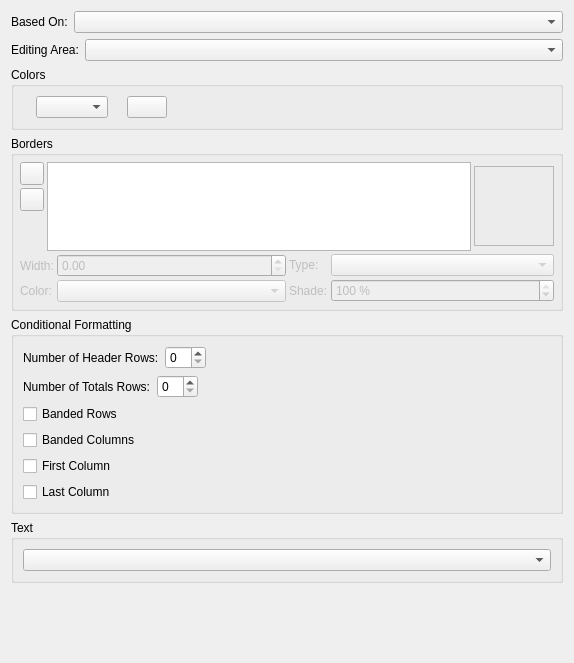
<?xml version="1.0" encoding="UTF-8"?>
<ui version="4.0">
 <class>SMTableStyleWidget</class>
 <widget class="QWidget" name="SMTableStyleWidget">
  <property name="geometry">
   <rect>
    <x>0</x>
    <y>0</y>
    <width>574</width>
    <height>663</height>
   </rect>
  </property>
  <layout class="QVBoxLayout" name="verticalLayout_3">
   <item>
    <layout class="QHBoxLayout" name="horizontalLayout_2">
     <item>
      <widget class="QLabel" name="parentLabel">
       <property name="text">
        <string>Based On:</string>
       </property>
      </widget>
     </item>
     <item>
      <widget class="QComboBox" name="parentCombo">
       <property name="sizePolicy">
        <sizepolicy hsizetype="Expanding" vsizetype="Fixed">
         <horstretch>0</horstretch>
         <verstretch>0</verstretch>
        </sizepolicy>
       </property>
      </widget>
     </item>
    </layout>
   </item>
   <item>
    <layout class="QHBoxLayout" name="horizontalLayout_5">
     <item>
      <widget class="QLabel" name="editingAreaLabel">
       <property name="text">
        <string>Editing Area:</string>
       </property>
      </widget>
     </item>
     <item>
      <widget class="QComboBox" name="conditionalAreaComboBox">
       <property name="sizePolicy">
        <sizepolicy hsizetype="Expanding" vsizetype="Fixed">
         <horstretch>0</horstretch>
         <verstretch>0</verstretch>
        </sizepolicy>
       </property>
      </widget>
     </item>
    </layout>
   </item>
   <item>
    <widget class="QGroupBox" name="smColorGroup">
     <property name="title">
      <string>Colors</string>
     </property>
     <layout class="QVBoxLayout" name="verticalLayout">
      <item>
       <layout class="QHBoxLayout" name="horizontalLayout">
        <item>
         <widget class="QLabel" name="fillColorIcon">
          <property name="maximumSize">
           <size>
            <width>22</width>
            <height>22</height>
           </size>
          </property>
          <property name="text">
           <string/>
          </property>
          <property name="buddy">
           <cstring>fillColor</cstring>
          </property>
         </widget>
        </item>
        <item>
         <widget class="SMColorCombo" name="fillColor">
          <property name="toolTip">
           <string>Fill Color</string>
          </property>
         </widget>
        </item>
        <item>
         <widget class="QLabel" name="fillShadeLabel">
          <property name="text">
           <string/>
          </property>
         </widget>
        </item>
        <item>
         <widget class="SMShadeButton" name="fillShade">
          <property name="toolTip">
           <string>Fill Shade</string>
          </property>
          <property name="text">
           <string/>
          </property>
         </widget>
        </item>
        <item>
         <spacer>
          <property name="orientation">
           <enum>Qt::Orientation::Horizontal</enum>
          </property>
          <property name="sizeHint" stdset="0">
           <size>
            <width>40</width>
            <height>20</height>
           </size>
          </property>
         </spacer>
        </item>
       </layout>
      </item>
     </layout>
    </widget>
   </item>
   <item>
    <widget class="QGroupBox" name="bordersLayout">
     <property name="title">
      <string>Borders</string>
     </property>
     <layout class="QVBoxLayout" name="verticalLayout_2">
      <property name="spacing">
       <number>3</number>
      </property>
      <property name="leftMargin">
       <number>6</number>
      </property>
      <property name="topMargin">
       <number>6</number>
      </property>
      <property name="rightMargin">
       <number>6</number>
      </property>
      <property name="bottomMargin">
       <number>6</number>
      </property>
      <item>
       <layout class="QHBoxLayout" name="bordesLayout1">
        <property name="spacing">
         <number>3</number>
        </property>
        <item>
         <layout class="QVBoxLayout" name="bordersLayout1_1">
          <property name="spacing">
           <number>3</number>
          </property>
          <item>
           <widget class="QToolButton" name="addBorderLineButton">
            <property name="enabled">
             <bool>true</bool>
            </property>
            <property name="sizePolicy">
             <sizepolicy hsizetype="Fixed" vsizetype="Fixed">
              <horstretch>0</horstretch>
              <verstretch>0</verstretch>
             </sizepolicy>
            </property>
           </widget>
          </item>
          <item>
           <widget class="QToolButton" name="removeBorderLineButton">
            <property name="enabled">
             <bool>true</bool>
            </property>
            <property name="sizePolicy">
             <sizepolicy hsizetype="Fixed" vsizetype="Fixed">
              <horstretch>0</horstretch>
              <verstretch>0</verstretch>
             </sizepolicy>
            </property>
           </widget>
          </item>
          <item>
           <spacer name="buttonSpacer">
            <property name="orientation">
             <enum>Qt::Orientation::Vertical</enum>
            </property>
            <property name="sizeType">
             <enum>QSizePolicy::Policy::Minimum</enum>
            </property>
            <property name="sizeHint" stdset="0">
             <size>
              <width>20</width>
              <height>40</height>
             </size>
            </property>
           </spacer>
          </item>
         </layout>
        </item>
        <item>
         <widget class="QListWidget" name="borderLineList">
          <property name="enabled">
           <bool>true</bool>
          </property>
          <property name="sizePolicy">
           <sizepolicy hsizetype="Preferred" vsizetype="Minimum">
            <horstretch>0</horstretch>
            <verstretch>0</verstretch>
           </sizepolicy>
          </property>
          <property name="minimumSize">
           <size>
            <width>0</width>
            <height>50</height>
           </size>
          </property>
         </widget>
        </item>
        <item>
         <widget class="TableSideSelector" name="sideSelector">
          <property name="sizePolicy">
           <sizepolicy hsizetype="Fixed" vsizetype="Fixed">
            <horstretch>0</horstretch>
            <verstretch>0</verstretch>
           </sizepolicy>
          </property>
          <property name="minimumSize">
           <size>
            <width>80</width>
            <height>80</height>
           </size>
          </property>
          <property name="frameShape">
           <enum>QFrame::Shape::StyledPanel</enum>
          </property>
          <property name="frameShadow">
           <enum>QFrame::Shadow::Sunken</enum>
          </property>
         </widget>
        </item>
       </layout>
      </item>
      <item>
       <layout class="QHBoxLayout" name="bordersLayout2" stretch="0,0">
        <property name="spacing">
         <number>3</number>
        </property>
        <item>
         <layout class="QFormLayout" name="bordersLayout2_1">
          <property name="fieldGrowthPolicy">
           <enum>QFormLayout::FieldGrowthPolicy::ExpandingFieldsGrow</enum>
          </property>
          <property name="horizontalSpacing">
           <number>3</number>
          </property>
          <property name="verticalSpacing">
           <number>3</number>
          </property>
          <item row="0" column="0">
           <widget class="QLabel" name="borderLineWidthLabel">
            <property name="enabled">
             <bool>false</bool>
            </property>
            <property name="text">
             <string>Width:</string>
            </property>
            <property name="buddy">
             <cstring>borderLineWidth</cstring>
            </property>
           </widget>
          </item>
          <item row="1" column="0">
           <widget class="QLabel" name="borderLineColorLabel">
            <property name="enabled">
             <bool>false</bool>
            </property>
            <property name="text">
             <string>Color:</string>
            </property>
            <property name="buddy">
             <cstring>borderLineColor</cstring>
            </property>
           </widget>
          </item>
          <item row="1" column="1">
           <widget class="ColorCombo" name="borderLineColor">
            <property name="enabled">
             <bool>false</bool>
            </property>
            <property name="sizePolicy">
             <sizepolicy hsizetype="MinimumExpanding" vsizetype="Fixed">
              <horstretch>0</horstretch>
              <verstretch>0</verstretch>
             </sizepolicy>
            </property>
            <property name="minimumSize">
             <size>
              <width>100</width>
              <height>0</height>
             </size>
            </property>
           </widget>
          </item>
          <item row="0" column="1">
           <widget class="ScrSpinBox" name="borderLineWidth">
            <property name="enabled">
             <bool>false</bool>
            </property>
            <property name="sizePolicy">
             <sizepolicy hsizetype="MinimumExpanding" vsizetype="Fixed">
              <horstretch>0</horstretch>
              <verstretch>0</verstretch>
             </sizepolicy>
            </property>
            <property name="minimumSize">
             <size>
              <width>100</width>
              <height>0</height>
             </size>
            </property>
           </widget>
          </item>
         </layout>
        </item>
        <item>
         <layout class="QFormLayout" name="bordersLayout2_2">
          <property name="horizontalSpacing">
           <number>3</number>
          </property>
          <property name="verticalSpacing">
           <number>3</number>
          </property>
          <item row="0" column="0">
           <widget class="QLabel" name="borderLineStyleLabel">
            <property name="enabled">
             <bool>false</bool>
            </property>
            <property name="text">
             <string>Type:</string>
            </property>
            <property name="buddy">
             <cstring>borderLineStyle</cstring>
            </property>
           </widget>
          </item>
          <item row="0" column="1">
           <widget class="LineCombo" name="borderLineStyle">
            <property name="enabled">
             <bool>false</bool>
            </property>
            <property name="sizePolicy">
             <sizepolicy hsizetype="MinimumExpanding" vsizetype="Fixed">
              <horstretch>0</horstretch>
              <verstretch>0</verstretch>
             </sizepolicy>
            </property>
            <property name="minimumSize">
             <size>
              <width>100</width>
              <height>0</height>
             </size>
            </property>
           </widget>
          </item>
          <item row="1" column="0">
           <widget class="QLabel" name="borderLineShadeLabel">
            <property name="enabled">
             <bool>false</bool>
            </property>
            <property name="text">
             <string>Shade:</string>
            </property>
            <property name="buddy">
             <cstring>borderLineShade</cstring>
            </property>
           </widget>
          </item>
          <item row="1" column="1">
           <widget class="ScrSpinBox" name="borderLineShade">
            <property name="enabled">
             <bool>false</bool>
            </property>
            <property name="sizePolicy">
             <sizepolicy hsizetype="MinimumExpanding" vsizetype="Fixed">
              <horstretch>0</horstretch>
              <verstretch>0</verstretch>
             </sizepolicy>
            </property>
            <property name="minimumSize">
             <size>
              <width>100</width>
              <height>0</height>
             </size>
            </property>
            <property name="suffix">
             <string> %</string>
            </property>
            <property name="decimals">
             <number>0</number>
            </property>
            <property name="maximum">
             <double>100.000000000000000</double>
            </property>
            <property name="value">
             <double>100.000000000000000</double>
            </property>
           </widget>
          </item>
         </layout>
        </item>
       </layout>
      </item>
     </layout>
    </widget>
   </item>
   <item>
    <widget class="QGroupBox" name="conditionalFormattingGroupBox">
     <property name="title">
      <string>Conditional Formatting</string>
     </property>
     <layout class="QVBoxLayout" name="verticalLayout_4">
      <item>
       <layout class="QHBoxLayout" name="horizontalLayout_4">
        <item>
         <widget class="QLabel" name="label">
          <property name="text">
           <string>Number of Header Rows:</string>
          </property>
         </widget>
        </item>
        <item>
         <widget class="QSpinBox" name="headerRowsSpinBox">
          <property name="maximum">
           <number>10</number>
          </property>
         </widget>
        </item>
        <item>
         <spacer name="horizontalSpacer">
          <property name="orientation">
           <enum>Qt::Orientation::Horizontal</enum>
          </property>
          <property name="sizeHint" stdset="0">
           <size>
            <width>40</width>
            <height>20</height>
           </size>
          </property>
         </spacer>
        </item>
       </layout>
      </item>
      <item>
       <layout class="QHBoxLayout" name="horizontalLayout_3">
        <item>
         <widget class="QLabel" name="label_2">
          <property name="text">
           <string>Number of Totals Rows:</string>
          </property>
         </widget>
        </item>
        <item>
         <widget class="QSpinBox" name="totalRowsSpinBox">
          <property name="maximum">
           <number>10</number>
          </property>
         </widget>
        </item>
        <item>
         <spacer name="horizontalSpacer_2">
          <property name="orientation">
           <enum>Qt::Orientation::Horizontal</enum>
          </property>
          <property name="sizeHint" stdset="0">
           <size>
            <width>40</width>
            <height>20</height>
           </size>
          </property>
         </spacer>
        </item>
       </layout>
      </item>
      <item>
       <widget class="QCheckBox" name="bandedRowsCheckBox">
        <property name="text">
         <string>Banded Rows</string>
        </property>
       </widget>
      </item>
      <item>
       <widget class="QCheckBox" name="bandedColumnsCheckBox">
        <property name="text">
         <string>Banded Columns</string>
        </property>
       </widget>
      </item>
      <item>
       <widget class="QCheckBox" name="firstColumnCheckBox">
        <property name="text">
         <string>First Column</string>
        </property>
       </widget>
      </item>
      <item>
       <widget class="QCheckBox" name="lastColumnCheckBox">
        <property name="text">
         <string>Last Column</string>
        </property>
       </widget>
      </item>
     </layout>
    </widget>
   </item>
   <item>
    <widget class="QGroupBox" name="groupBox">
     <property name="title">
      <string>Text</string>
     </property>
     <layout class="QVBoxLayout" name="verticalLayout_5">
      <item>
       <widget class="ParaStyleComboBox" name="paragraphStyleComboBox">
        <property name="sizePolicy">
         <sizepolicy hsizetype="MinimumExpanding" vsizetype="Fixed">
          <horstretch>0</horstretch>
          <verstretch>0</verstretch>
         </sizepolicy>
        </property>
        <property name="toolTip">
         <string>Paragraph style of currently selected text or paragraph</string>
        </property>
       </widget>
      </item>
     </layout>
    </widget>
   </item>
   <item>
    <spacer>
     <property name="orientation">
      <enum>Qt::Orientation::Vertical</enum>
     </property>
     <property name="sizeType">
      <enum>QSizePolicy::Policy::MinimumExpanding</enum>
     </property>
     <property name="sizeHint" stdset="0">
      <size>
       <width>20</width>
       <height>0</height>
      </size>
     </property>
    </spacer>
   </item>
  </layout>
 </widget>
 <customwidgets>
  <customwidget>
   <class>ScrSpinBox</class>
   <extends>QDoubleSpinBox</extends>
   <header>ui/scrspinbox.h</header>
  </customwidget>
  <customwidget>
   <class>LineCombo</class>
   <extends>QComboBox</extends>
   <header>ui/linecombo.h</header>
  </customwidget>
  <customwidget>
   <class>TableSideSelector</class>
   <extends>QFrame</extends>
   <header>ui/tablesideselector.h</header>
   <container>1</container>
  </customwidget>
  <customwidget>
   <class>ColorCombo</class>
   <extends>QComboBox</extends>
   <header>ui/colorcombo.h</header>
  </customwidget>
  <customwidget>
   <class>SMColorCombo</class>
   <extends>QComboBox</extends>
   <header>ui/smcolorcombo.h</header>
  </customwidget>
  <customwidget>
   <class>SMShadeButton</class>
   <extends>QPushButton</extends>
   <header>ui/smshadebutton.h</header>
  </customwidget>
  <customwidget>
   <class>ParaStyleComboBox</class>
   <extends>QComboBox</extends>
   <header>ui/stylecombos.h</header>
  </customwidget>
 </customwidgets>
 <resources/>
 <connections/>
</ui>
